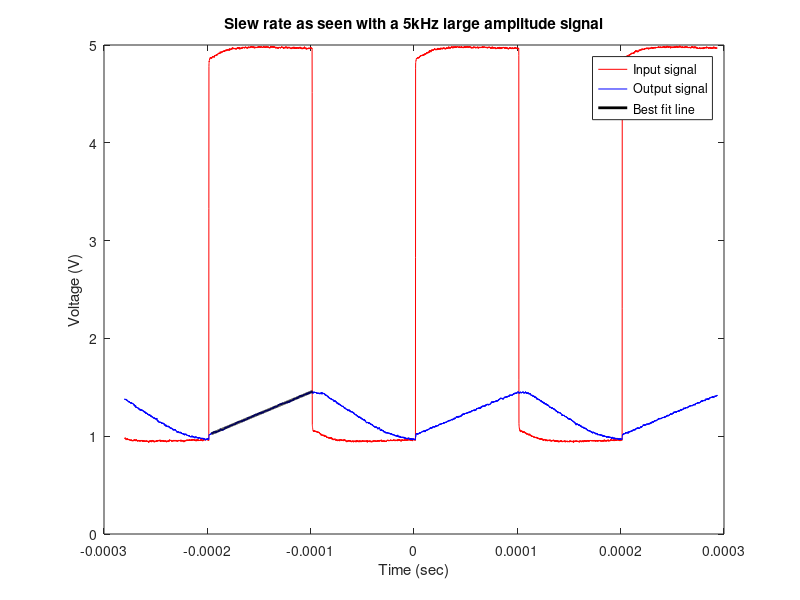

The MATLAB source for this figure:
%%Lab 9 
%experiment 3

load Large5kHz2V.csv
load SmallWave_Zoomed.csv
load SmallWave_ZoomedOut.csv

% Apply a small-amplitude square wave to the input of your circuit and observe both the
%input and output waveforms as a function of time.
%Extract a time constant both for the up-going and for the down-going
%output transitions. How do these compare with that which you compute from the measured
%values of the load capacitance and the differential-mode transconductance gain that you
%found in Experiment 2? In your report, include a single plot showing both scope traces
%along with the extracted time constants.

% if you want the graph zoomed in
t = SmallWave_Zoomed(:,1);
tcut= t(3100:6000);
Vout = SmallWave_Zoomed(:,3);
Voutcut = Vout(3100:6000);
Vin = SmallWave_Zoomed(:,2);
Vincut = Vin(3100:6000);
%  
% figure 
% plot(t, Vin, 'r')
% hold on
% plot(t, Vout)
% hold on
% V = 2.5;
% gm = 4.498*10^(-5);
% C = 1*10^-9;
% Tau = (1/gm)*C;
% y1 = V.*(1 - exp(-tcut./Tau));
% plot(tcut, y1, 'k')
% xlabel('Time (sec)')
% ylabel('Voltage (V)')
% legend('Input voltage signal', 'Output voltage signal', 'Theoretical fit')

% if you want it zoomed out
tZ = SmallWave_ZoomedOut(:,1);
VinZ = SmallWave_ZoomedOut(:,2);
VoutZ = SmallWave_ZoomedOut(:,3);
tZstepup = tZ(2200:2450);
VinZstepup = VinZ(2200:2450);
VoutZstepup = VoutZ(2200:2450);
tZstepdown = tZ(6250:6500);
VinZstepdown = VinZ(6250:6500);
VoutZstepdown = VoutZ(6250:6500);

% figure
% plot(tZ, VinZ, 'r')
% hold on 
% plot(tZ, VoutZ)
% %plot(tZstepup, VoutZstepup, 'ko')
% %plot(tZstepdown, VoutZstepdown, 'mo')
% V = 2.5;
% gm = 4.498*10^(-5);
% C = 1*10^-9;
% Tau = (1/gm)*C;
% y2 = V.*(1 - exp(-tZstepup./Tau));
% y3 = V.*(1 - exp(-tZstepdown./Tau));
% %plot(tZstepup, y2, 'ko', 'Markersize', 5)
% %plot(tZstepdown, y3, 'mo')
% xlabel('Time (sec)')
% ylabel('Voltage (V)')
% legend('Input voltage signal', 'Output voltage signal', 'Theoretical fit')

%Next, increase the amplitude of your square wave so that it is a couple of volts.
%You will probably notice that the output
%of the amplifier follows a linear trajectory in time over most of its response 
%to the large input step. This behavior is called slewing, and the constant rate
%of change of the output voltage with respect to time is called the slew rate 
%of the amplifier. Extract a slew rate for both for the up-going and for the down-going 
%output transitions. How do these compare with those which you compute from the load 
%capacitance and the limiting values of the output current?
%In your report, include a single plot showing both scope traces along with 
%the extracted slew rates.
% 

tl = Large5kHz2V(:,1)
tlcut = tl(1200:2600);
sigl = Large5kHz2V(:,3);
siglcut = sigl(1200:2600);

P4 = polyfit(tlcut,siglcut,1);
yfit4 = P4(1)*tlcut+P4(2);
 
figure
plot(Large5kHz2V(:,1), Large5kHz2V(:,2), 'r')
hold on
plot(Large5kHz2V(:,1), Large5kHz2V(:,3), 'b')
plot(tlcut, yfit4, 'k', 'linewidth', 2)
xlabel('Time (sec)')
ylabel('Voltage (V)')
legend('Input signal', 'Output signal', 'Best fit line')
title('Slew rate as seen with a 5kHz large amplitude signal')